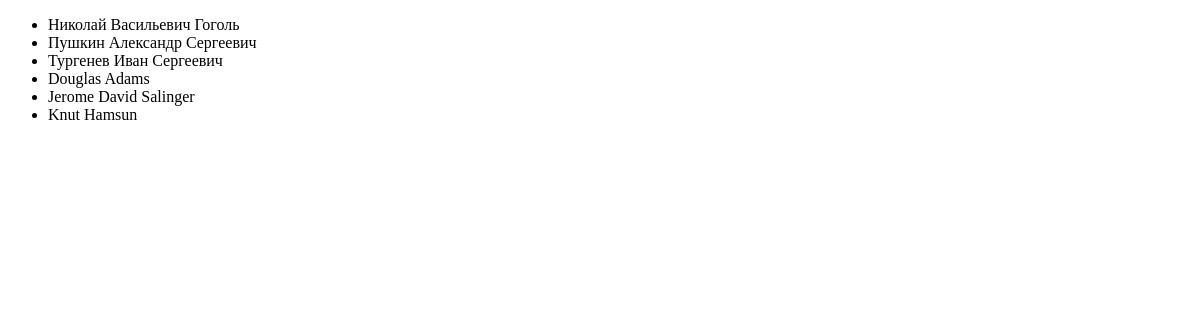
The app's page /authors, older data.
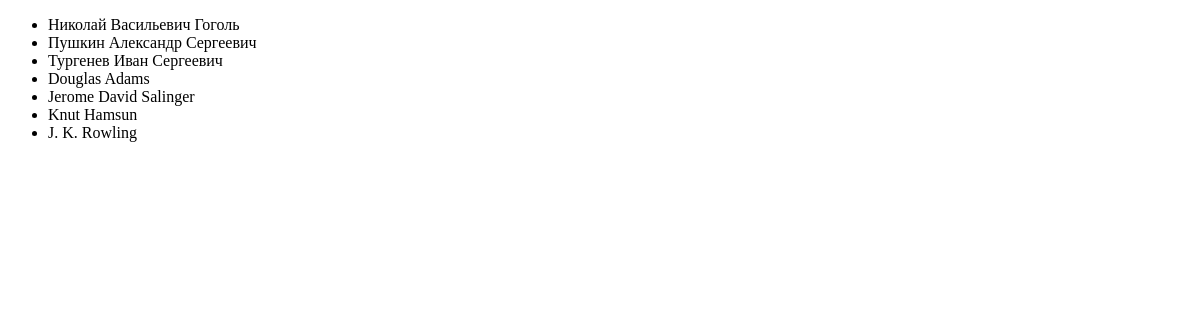
The same page, newer data.
### p_library/models.py (models this page shows, shortened)
class Author(models.Model):
    full_name = models.TextField()
    birth_year = models.SmallIntegerField()
    country = models.CharField(max_length=2)

### p_library/views.py (the view)
# urls.py: path('authors', AuthorList.as_view(), name='author_list'),
class AuthorList(ListView):
    model = Author
    template_name = 'authors_list.html'

### p_library/templates/authors_list.html (shortened to what this page needs)
<!DOCTYPE html>
<html lang="en">
<head>
</head>
<body>
    <ul>
        {% for author in object_list %}
            <li>{{ author.full_name }}</li>
        {% endfor %}
    </ul>
</body>
</html>

Row changes from the older to the newer data that the page shows:
added Author: full_name "J. K. Rowling"
